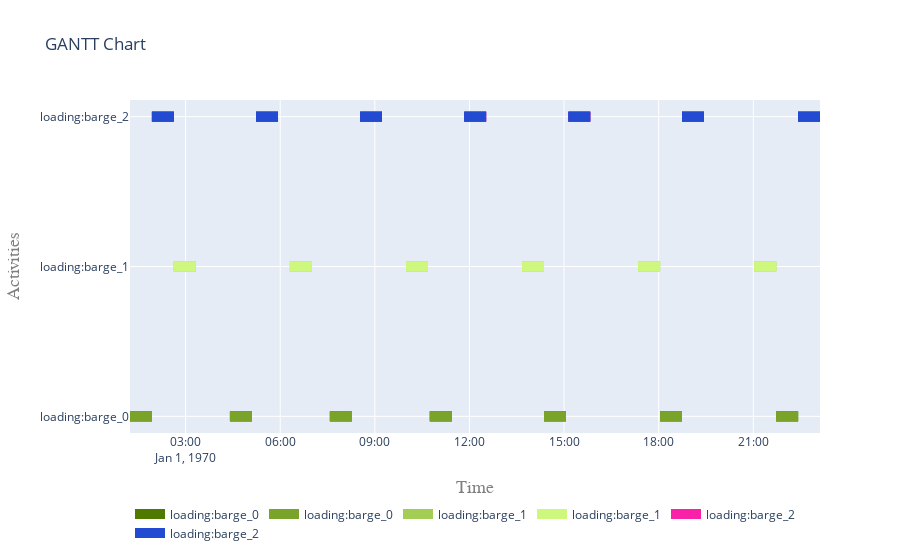

Notebook cell for this chart:
### Markdown cell above
Plot only activities whose namespace (first letters) matches load*

### Code cell
def expand(a, namespace):
    n = len(namespace)
    sa = []
    if a.name[0:n]==namespace:
        sa.append(a)
    if hasattr(a, "sub_processes"):
        for s in a.sub_processes:
            if s.name[0:n]==namespace:
                sa.append(s)
            sa+=expand(s,namespace)
    return sa
all_activities = []
for a in [*activities]:
    all_activities+=expand(activities[a],'load')
all_activities
fig = plot.get_gantt_chart(all_activities)

### Figure 1 — Plotly figure (JSON) as saved in the notebook; plotly's stock layout.template omitted (floating-point values rounded to 4 significant figures)
{"data": [{"connectgaps": false, "hoverinfo": "y+name", "line": {"color": "rgb(80,121,0)", "width": 10}, "mode": "lines", "name": "loading:barge_0", "type": "scatter", "x": ["1970-01-01T01:14:14", "1970-01-01T01:14:14", "1970-01-01T01:55:54", "1970-01-01T01:55:54", "1970-01-01T01:55:54", "1970-01-01T04:24:22", "1970-01-01T04:24:22", "1970-01-01T05:06:02", "1970-01-01T05:06:02", "1970-01-01T05:06:02", "1970-01-01T07:34:30", "1970-01-01T07:34:30", "1970-01-01T08:16:10", "1970-01-01T08:16:10", "1970-01-01T08:16:10", "1970-01-01T10:44:38", "1970-01-01T10:44:38", "1970-01-01T11:26:18", "1970-01-01T11:26:18", "1970-01-01T11:26:18", "1970-01-01T14:21:50", "1970-01-01T14:21:50", "1970-01-01T15:03:30", "1970-01-01T15:03:30", "1970-01-01T15:03:30", "1970-01-01T18:02:42", "1970-01-01T18:02:42", "1970-01-01T18:44:22", "1970-01-01T18:44:22", "1970-01-01T18:44:22", "1970-01-01T21:43:34", "1970-01-01T21:43:34", "1970-01-01T22:25:14", "1970-01-01T22:25:14", "1970-01-01T22:25:14", "1970-01-01T01:14:14", "1970-01-01T01:14:14", "1970-01-01T01:55:54", "1970-01-01T01:55:54", "1970-01-01T01:55:54", "1970-01-01T04:24:22", "1970-01-01T04:24:22", "1970-01-01T05:06:02", "1970-01-01T05:06:02", "1970-01-01T05:06:02", "1970-01-01T07:34:30", "1970-01-01T07:34:30", "1970-01-01T08:16:10", "1970-01-01T08:16:10", "1970-01-01T08:16:10", "1970-01-01T10:44:38", "1970-01-01T10:44:38", "1970-01-01T11:26:18", "1970-01-01T11:26:18", "1970-01-01T11:26:18", "1970-01-01T14:21:50", "1970-01-01T14:21:50", "1970-01-01T15:03:30", "1970-01-01T15:03:30", "1970-01-01T15:03:30", "1970-01-01T18:02:42", "1970-01-01T18:02:42", "1970-01-01T18:44:22", "1970-01-01T18:44:22", "1970-01-01T18:44:22", "1970-01-01T21:43:34", "1970-01-01T21:43:34", "1970-01-01T22:25:14", "1970-01-01T22:25:14", "1970-01-01T22:25:14"], "y": ["loading:barge_0", "loading:barge_0", "loading:barge_0", "loading:barge_0", null, "loading:barge_0", "loading:barge_0", "loading:barge_0", "loading:barge_0", null, "loading:barge_0", "loading:barge_0", "loading:barge_0", "loading:barge_0", null, "loading:barge_0", "loading:barge_0", "loading:barge_0", "loading:barge_0", null, "loading:barge_0", "loading:barge_0", "loading:barge_0", "loading:barge_0", null, "loading:barge_0", "loading:barge_0", "loading:barge_0", "loading:barge_0", null, "loading:barge_0", "loading:barge_0", "loading:barge_0", "loading:barge_0", null, "loading:barge_0", "loading:barge_0", "loading:barge_0", "loading:barge_0", null, "loading:barge_0", "loading:barge_0", "loading:barge_0", "loading:barge_0", null, "loading:barge_0", "loading:barge_0", "loading:barge_0", "loading:barge_0", null, "loading:barge_0", "loading:barge_0", "loading:barge_0", "loading:barge_0", null, "loading:barge_0", "loading:barge_0", "loading:barge_0", "loading:barge_0", null, "loading:barge_0", "loading:barge_0", "loading:barge_0", "loading:barge_0", null, "loading:barge_0", "loading:barge_0", "loading:barge_0", "loading:barge_0", null]}, {"connectgaps": false, "hoverinfo": "y+name", "line": {"color": "rgb(122,163,42)", "width": 10}, "mode": "lines", "name": "loading:barge_0", "type": "scatter", "x": ["1970-01-01T01:14:14", "1970-01-01T01:14:14", "1970-01-01T01:55:54", "1970-01-01T01:55:54", "1970-01-01T01:55:54", "1970-01-01T04:24:22", "1970-01-01T04:24:22", "1970-01-01T05:06:02", "1970-01-01T05:06:02", "1970-01-01T05:06:02", "1970-01-01T07:34:30", "1970-01-01T07:34:30", "1970-01-01T08:16:10", "1970-01-01T08:16:10", "1970-01-01T08:16:10", "1970-01-01T10:44:38", "1970-01-01T10:44:38", "1970-01-01T11:26:18", "1970-01-01T11:26:18", "1970-01-01T11:26:18", "1970-01-01T14:21:50", "1970-01-01T14:21:50", "1970-01-01T15:03:30", "1970-01-01T15:03:30", "1970-01-01T15:03:30", "1970-01-01T18:02:42", "1970-01-01T18:02:42", "1970-01-01T18:44:22", "1970-01-01T18:44:22", "1970-01-01T18:44:22", "1970-01-01T21:43:34", "1970-01-01T21:43:34", "1970-01-01T22:25:14", "1970-01-01T22:25:14", "1970-01-01T22:25:14", "1970-01-01T01:14:14", "1970-01-01T01:14:14", "1970-01-01T01:55:54", "1970-01-01T01:55:54", "1970-01-01T01:55:54", "1970-01-01T04:24:22", "1970-01-01T04:24:22", "1970-01-01T05:06:02", "1970-01-01T05:06:02", "1970-01-01T05:06:02", "1970-01-01T07:34:30", "1970-01-01T07:34:30", "1970-01-01T08:16:10", "1970-01-01T08:16:10", "1970-01-01T08:16:10", "1970-01-01T10:44:38", "1970-01-01T10:44:38", "1970-01-01T11:26:18", "1970-01-01T11:26:18", "1970-01-01T11:26:18", "1970-01-01T14:21:50", "1970-01-01T14:21:50", "1970-01-01T15:03:30", "1970-01-01T15:03:30", "1970-01-01T15:03:30", "1970-01-01T18:02:42", "1970-01-01T18:02:42", "1970-01-01T18:44:22", "1970-01-01T18:44:22", "1970-01-01T18:44:22", "1970-01-01T21:43:34", "1970-01-01T21:43:34", "1970-01-01T22:25:14", "1970-01-01T22:25:14", "1970-01-01T22:25:14"], "y": ["loading:barge_0", "loading:barge_0", "loading:barge_0", "loading:barge_0", null, "loading:barge_0", "loading:barge_0", "loading:barge_0", "loading:barge_0", null, "loading:barge_0", "loading:barge_0", "loading:barge_0", "loading:barge_0", null, "loading:barge_0", "loading:barge_0", "loading:barge_0", "loading:barge_0", null, "loading:barge_0", "loading:barge_0", "loading:barge_0", "loading:barge_0", null, "loading:barge_0", "loading:barge_0", "loading:barge_0", "loading:barge_0", null, "loading:barge_0", "loading:barge_0", "loading:barge_0", "loading:barge_0", null, "loading:barge_0", "loading:barge_0", "loading:barge_0", "loading:barge_0", null, "loading:barge_0", "loading:barge_0", "loading:barge_0", "loading:barge_0", null, "loading:barge_0", "loading:barge_0", "loading:barge_0", "loading:barge_0", null, "loading:barge_0", "loading:barge_0", "loading:barge_0", "loading:barge_0", null, "loading:barge_0", "loading:barge_0", "loading:barge_0", "loading:barge_0", null, "loading:barge_0", "loading:barge_0", "loading:barge_0", "loading:barge_0", null, "loading:barge_0", "loading:barge_0", "loading:barge_0", "loading:barge_0", null]}, {"connectgaps": false, "hoverinfo": "y+name", "line": {"color": "rgb(164,205,84)", "width": 10}, "mode": "lines", "name": "loading:barge_1", "type": "scatter", "x": ["1970-01-01T02:37:34", "1970-01-01T02:37:34", "1970-01-01T03:19:14", "1970-01-01T03:19:14", "1970-01-01T03:19:14", "1970-01-01T06:18:26", "1970-01-01T06:18:26", "1970-01-01T07:00:06", "1970-01-01T07:00:06", "1970-01-01T07:00:06", "1970-01-01T09:59:18", "1970-01-01T09:59:18", "1970-01-01T10:40:58", "1970-01-01T10:40:58", "1970-01-01T10:40:58", "1970-01-01T13:40:10", "1970-01-01T13:40:10", "1970-01-01T14:21:50", "1970-01-01T14:21:50", "1970-01-01T14:21:50", "1970-01-01T17:21:02", "1970-01-01T17:21:02", "1970-01-01T18:02:42", "1970-01-01T18:02:42", "1970-01-01T18:02:42", "1970-01-01T21:01:54", "1970-01-01T21:01:54", "1970-01-01T21:43:34", "1970-01-01T21:43:34", "1970-01-01T21:43:34", "1970-01-01T02:37:34", "1970-01-01T02:37:34", "1970-01-01T03:19:14", "1970-01-01T03:19:14", "1970-01-01T03:19:14", "1970-01-01T06:18:26", "1970-01-01T06:18:26", "1970-01-01T07:00:06", "1970-01-01T07:00:06", "1970-01-01T07:00:06", "1970-01-01T09:59:18", "1970-01-01T09:59:18", "1970-01-01T10:40:58", "1970-01-01T10:40:58", "1970-01-01T10:40:58", "1970-01-01T13:40:10", "1970-01-01T13:40:10", "1970-01-01T14:21:50", "1970-01-01T14:21:50", "1970-01-01T14:21:50", "1970-01-01T17:21:02", "1970-01-01T17:21:02", "1970-01-01T18:02:42", "1970-01-01T18:02:42", "1970-01-01T18:02:42", "1970-01-01T21:01:54", "1970-01-01T21:01:54", "1970-01-01T21:43:34", "1970-01-01T21:43:34", "1970-01-01T21:43:34"], "y": ["loading:barge_1", "loading:barge_1", "loading:barge_1", "loading:barge_1", null, "loading:barge_1", "loading:barge_1", "loading:barge_1", "loading:barge_1", null, "loading:barge_1", "loading:barge_1", "loading:barge_1", "loading:barge_1", null, "loading:barge_1", "loading:barge_1", "loading:barge_1", "loading:barge_1", null, "loading:barge_1", "loading:barge_1", "loading:barge_1", "loading:barge_1", null, "loading:barge_1", "loading:barge_1", "loading:barge_1", "loading:barge_1", null, "loading:barge_1", "loading:barge_1", "loading:barge_1", "loading:barge_1", null, "loading:barge_1", "loading:barge_1", "loading:barge_1", "loading:barge_1", null, "loading:barge_1", "loading:barge_1", "loading:barge_1", "loading:barge_1", null, "loading:barge_1", "loading:barge_1", "loading:barge_1", "loading:barge_1", null, "loading:barge_1", "loading:barge_1", "loading:barge_1", "loading:barge_1", null, "loading:barge_1", "loading:barge_1", "loading:barge_1", "loading:barge_1", null]}, {"connectgaps": false, "hoverinfo": "y+name", "line": {"color": "rgb(206,247,126)", "width": 10}, "mode": "lines", "name": "loading:barge_1", "type": "scatter", "x": ["1970-01-01T02:37:34", "1970-01-01T02:37:34", "1970-01-01T03:19:14", "1970-01-01T03:19:14", "1970-01-01T03:19:14", "1970-01-01T06:18:26", "1970-01-01T06:18:26", "1970-01-01T07:00:06", "1970-01-01T07:00:06", "1970-01-01T07:00:06", "1970-01-01T09:59:18", "1970-01-01T09:59:18", "1970-01-01T10:40:58", "1970-01-01T10:40:58", "1970-01-01T10:40:58", "1970-01-01T13:40:10", "1970-01-01T13:40:10", "1970-01-01T14:21:50", "1970-01-01T14:21:50", "1970-01-01T14:21:50", "1970-01-01T17:21:02", "1970-01-01T17:21:02", "1970-01-01T18:02:42", "1970-01-01T18:02:42", "1970-01-01T18:02:42", "1970-01-01T21:01:54", "1970-01-01T21:01:54", "1970-01-01T21:43:34", "1970-01-01T21:43:34", "1970-01-01T21:43:34", "1970-01-01T02:37:34", "1970-01-01T02:37:34", "1970-01-01T03:19:14", "1970-01-01T03:19:14", "1970-01-01T03:19:14", "1970-01-01T06:18:26", "1970-01-01T06:18:26", "1970-01-01T07:00:06", "1970-01-01T07:00:06", "1970-01-01T07:00:06", "1970-01-01T09:59:18", "1970-01-01T09:59:18", "1970-01-01T10:40:58", "1970-01-01T10:40:58", "1970-01-01T10:40:58", "1970-01-01T13:40:10", "1970-01-01T13:40:10", "1970-01-01T14:21:50", "1970-01-01T14:21:50", "1970-01-01T14:21:50", "1970-01-01T17:21:02", "1970-01-01T17:21:02", "1970-01-01T18:02:42", "1970-01-01T18:02:42", "1970-01-01T18:02:42", "1970-01-01T21:01:54", "1970-01-01T21:01:54", "1970-01-01T21:43:34", "1970-01-01T21:43:34", "1970-01-01T21:43:34"], "y": ["loading:barge_1", "loading:barge_1", "loading:barge_1", "loading:barge_1", null, "loading:barge_1", "loading:barge_1", "loading:barge_1", "loading:barge_1", null, "loading:barge_1", "loading:barge_1", "loading:barge_1", "loading:barge_1", null, "loading:barge_1", "loading:barge_1", "loading:barge_1", "loading:barge_1", null, "loading:barge_1", "loading:barge_1", "loading:barge_1", "loading:barge_1", null, "loading:barge_1", "loading:barge_1", "loading:barge_1", "loading:barge_1", null, "loading:barge_1", "loading:barge_1", "loading:barge_1", "loading:barge_1", null, "loading:barge_1", "loading:barge_1", "loading:barge_1", "loading:barge_1", null, "loading:barge_1", "loading:barge_1", "loading:barge_1", "loading:barge_1", null, "loading:barge_1", "loading:barge_1", "loading:barge_1", "loading:barge_1", null, "loading:barge_1", "loading:barge_1", "loading:barge_1", "loading:barge_1", null, "loading:barge_1", "loading:barge_1", "loading:barge_1", "loading:barge_1", null]}, {"connectgaps": false, "hoverinfo": "y+name", "line": {"color": "rgb(248,33,168)", "width": 10}, "mode": "lines", "name": "loading:barge_2", "type": "scatter", "x": ["1970-01-01T01:55:54", "1970-01-01T01:55:54", "1970-01-01T02:37:34", "1970-01-01T02:37:34", "1970-01-01T02:37:34", "1970-01-01T05:13:58", "1970-01-01T05:13:58", "1970-01-01T05:55:38", "1970-01-01T05:55:38", "1970-01-01T05:55:38", "1970-01-01T08:32:02", "1970-01-01T08:32:02", "1970-01-01T09:13:42", "1970-01-01T09:13:42", "1970-01-01T09:13:42", "1970-01-01T11:50:06", "1970-01-01T11:50:06", "1970-01-01T12:31:46", "1970-01-01T12:31:46", "1970-01-01T12:31:46", "1970-01-01T15:08:10", "1970-01-01T15:08:10", "1970-01-01T15:49:50", "1970-01-01T15:49:50", "1970-01-01T15:49:50", "1970-01-01T18:44:22", "1970-01-01T18:44:22", "1970-01-01T19:26:02", "1970-01-01T19:26:02", "1970-01-01T19:26:02", "1970-01-01T22:25:14", "1970-01-01T22:25:14", "1970-01-01T23:06:54", "1970-01-01T23:06:54", "1970-01-01T23:06:54", "1970-01-01T01:55:54", "1970-01-01T01:55:54", "1970-01-01T02:37:34", "1970-01-01T02:37:34", "1970-01-01T02:37:34", "1970-01-01T05:13:58", "1970-01-01T05:13:58", "1970-01-01T05:55:38", "1970-01-01T05:55:38", "1970-01-01T05:55:38", "1970-01-01T08:32:02", "1970-01-01T08:32:02", "1970-01-01T09:13:42", "1970-01-01T09:13:42", "1970-01-01T09:13:42", "1970-01-01T11:50:06", "1970-01-01T11:50:06", "1970-01-01T12:31:46", "1970-01-01T12:31:46", "1970-01-01T12:31:46", "1970-01-01T15:08:10", "1970-01-01T15:08:10", "1970-01-01T15:49:50", "1970-01-01T15:49:50", "1970-01-01T15:49:50", "1970-01-01T18:44:22", "1970-01-01T18:44:22", "1970-01-01T19:26:02", "1970-01-01T19:26:02", "1970-01-01T19:26:02", "1970-01-01T22:25:14", "1970-01-01T22:25:14", "1970-01-01T23:06:54", "1970-01-01T23:06:54", "1970-01-01T23:06:54"], "y": ["loading:barge_2", "loading:barge_2", "loading:barge_2", "loading:barge_2", null, "loading:barge_2", "loading:barge_2", "loading:barge_2", "loading:barge_2", null, "loading:barge_2", "loading:barge_2", "loading:barge_2", "loading:barge_2", null, "loading:barge_2", "loading:barge_2", "loading:barge_2", "loading:barge_2", null, "loading:barge_2", "loading:barge_2", "loading:barge_2", "loading:barge_2", null, "loading:barge_2", "loading:barge_2", "loading:barge_2", "loading:barge_2", null, "loading:barge_2", "loading:barge_2", "loading:barge_2", "loading:barge_2", null, "loading:barge_2", "loading:barge_2", "loading:barge_2", "loading:barge_2", null, "loading:barge_2", "loading:barge_2", "loading:barge_2", "loading:barge_2", null, "loading:barge_2", "loading:barge_2", "loading:barge_2", "loading:barge_2", null, "loading:barge_2", "loading:barge_2", "loading:barge_2", "loading:barge_2", null, "loading:barge_2", "loading:barge_2", "loading:barge_2", "loading:barge_2", null, "loading:barge_2", "loading:barge_2", "loading:barge_2", "loading:barge_2", null, "loading:barge_2", "loading:barge_2", "loading:barge_2", "loading:barge_2", null]}, {"connectgaps": false, "hoverinfo": "y+name", "line": {"color": "rgb(34,75,210)", "width": 10}, "mode": "lines", "name": "loading:barge_2", "type": "scatter", "x": ["1970-01-01T01:55:54", "1970-01-01T01:55:54", "1970-01-01T02:37:34", "1970-01-01T02:37:34", "1970-01-01T02:37:34", "1970-01-01T05:13:58", "1970-01-01T05:13:58", "1970-01-01T05:55:38", "1970-01-01T05:55:38", "1970-01-01T05:55:38", "1970-01-01T08:32:02", "1970-01-01T08:32:02", "1970-01-01T09:13:42", "1970-01-01T09:13:42", "1970-01-01T09:13:42", "1970-01-01T11:50:06", "1970-01-01T11:50:06", "1970-01-01T12:31:46", "1970-01-01T12:31:46", "1970-01-01T12:31:46", "1970-01-01T15:08:10", "1970-01-01T15:08:10", "1970-01-01T15:49:50", "1970-01-01T15:49:50", "1970-01-01T15:49:50", "1970-01-01T18:44:22", "1970-01-01T18:44:22", "1970-01-01T19:26:02", "1970-01-01T19:26:02", "1970-01-01T19:26:02", "1970-01-01T22:25:14", "1970-01-01T22:25:14", "1970-01-01T23:06:54", "1970-01-01T23:06:54", "1970-01-01T23:06:54", "1970-01-01T01:55:54", "1970-01-01T01:55:54", "1970-01-01T02:37:34", "1970-01-01T02:37:34", "1970-01-01T02:37:34", "1970-01-01T05:13:58", "1970-01-01T05:13:58", "1970-01-01T05:55:38", "1970-01-01T05:55:38", "1970-01-01T05:55:38", "1970-01-01T08:32:02", "1970-01-01T08:32:02", "1970-01-01T09:13:42", "1970-01-01T09:13:42", "1970-01-01T09:13:42", "1970-01-01T11:50:06", "1970-01-01T11:50:06", "1970-01-01T12:31:46", "1970-01-01T12:31:46", "1970-01-01T12:31:46", "1970-01-01T15:08:10", "1970-01-01T15:08:10", "1970-01-01T15:49:50", "1970-01-01T15:49:50", "1970-01-01T15:49:50", "1970-01-01T18:44:22", "1970-01-01T18:44:22", "1970-01-01T19:26:02", "1970-01-01T19:26:02", "1970-01-01T19:26:02", "1970-01-01T22:25:14", "1970-01-01T22:25:14", "1970-01-01T23:06:54", "1970-01-01T23:06:54", "1970-01-01T23:06:54"], "y": ["loading:barge_2", "loading:barge_2", "loading:barge_2", "loading:barge_2", null, "loading:barge_2", "loading:barge_2", "loading:barge_2", "loading:barge_2", null, "loading:barge_2", "loading:barge_2", "loading:barge_2", "loading:barge_2", null, "loading:barge_2", "loading:barge_2", "loading:barge_2", "loading:barge_2", null, "loading:barge_2", "loading:barge_2", "loading:barge_2", "loading:barge_2", null, "loading:barge_2", "loading:barge_2", "loading:barge_2", "loading:barge_2", null, "loading:barge_2", "loading:barge_2", "loading:barge_2", "loading:barge_2", null, "loading:barge_2", "loading:barge_2", "loading:barge_2", "loading:barge_2", null, "loading:barge_2", "loading:barge_2", "loading:barge_2", "loading:barge_2", null, "loading:barge_2", "loading:barge_2", "loading:barge_2", "loading:barge_2", null, "loading:barge_2", "loading:barge_2", "loading:barge_2", "loading:barge_2", null, "loading:barge_2", "loading:barge_2", "loading:barge_2", "loading:barge_2", null, "loading:barge_2", "loading:barge_2", "loading:barge_2", "loading:barge_2", null, "loading:barge_2", "loading:barge_2", "loading:barge_2", "loading:barge_2", null]}], "layout": {"hovermode": "closest", "legend": {"orientation": "h", "x": 0, "y": -0.2}, "title": {"text": "GANTT Chart"}, "xaxis": {"range": ["1970-01-01T01:14:14", "1970-01-01T23:06:54"], "title": {"font": {"color": "#7f7f7f", "family": "Courier New, monospace", "size": 18}, "text": "Time"}}, "yaxis": {"title": {"font": {"color": "#7f7f7f", "family": "Courier New, monospace", "size": 18}, "text": "Activities"}}}}
